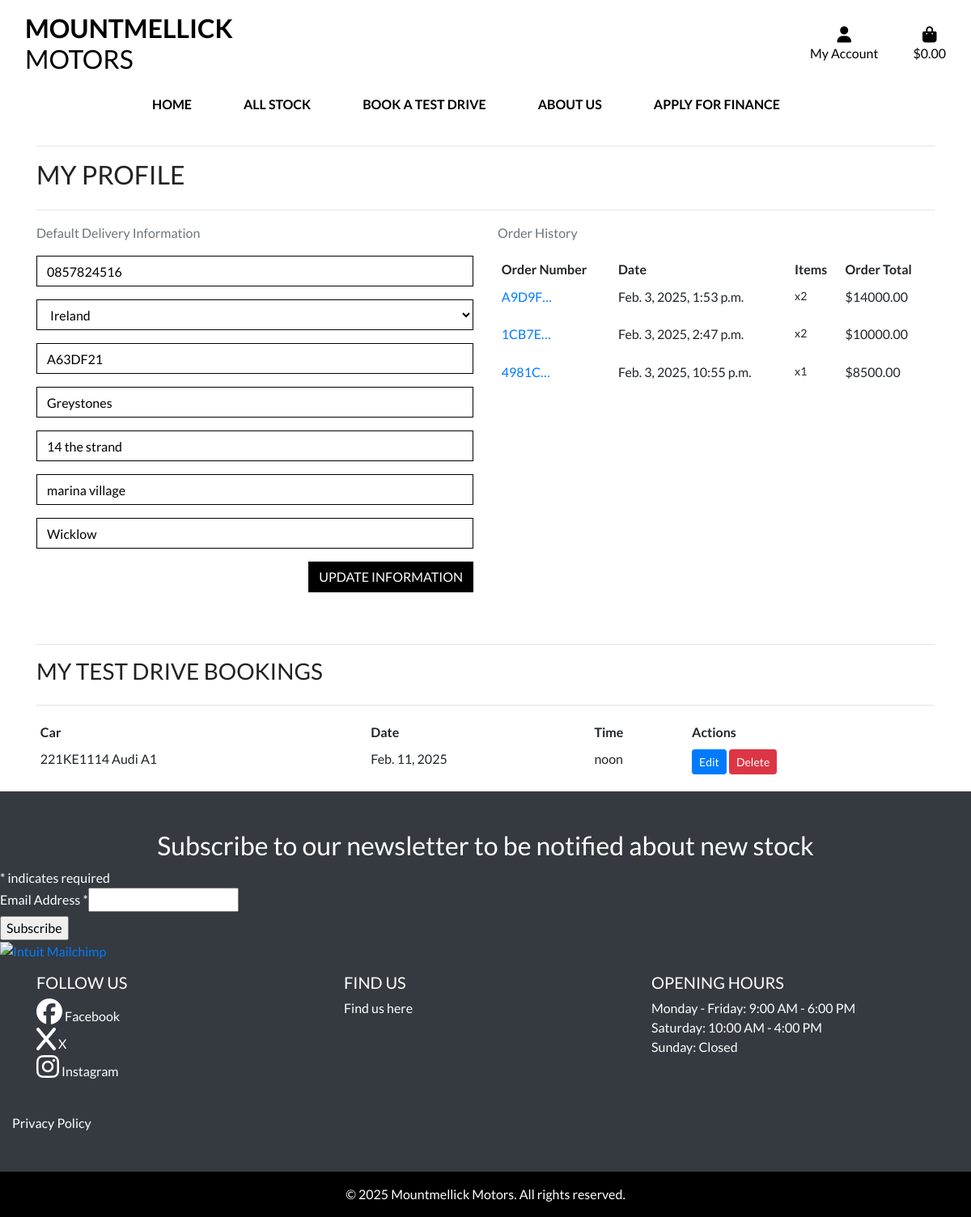
/profile/ (signed in), run on the app's committed database.
### profiles/models.py (models this page shows, shortened)
class UserProfile(models.Model):
    user = models.OneToOneField(User, on_delete=models.CASCADE)
    default_phone_number = models.CharField(
        max_length=20, null=True, blank=True
    )
    default_country = CountryField(
        blank_label="Country *", null=True, blank=True
    )
    default_postcode = models.CharField(max_length=20, null=True, blank=True)
    default_town_or_city = models.CharField(
        max_length=40, null=True, blank=True
    )
    default_street_address1 = models.CharField(
        max_length=80, null=True, blank=True
    )
    default_street_address2 = models.CharField(
        max_length=80, null=True, blank=True
    )
    default_county = models.CharField(max_length=80, null=True, blank=True)

### checkout/models.py (models this page shows, shortened)
class Order(models.Model):
    order_number = models.CharField(max_length=32, null=False, editable=False)
    user_profile = models.ForeignKey(
        UserProfile,
        on_delete=models.SET_NULL,
        null=True,
        blank=True,
        related_name="orders",
    )
    full_name = models.CharField(max_length=50, null=False, blank=False)
    email = models.EmailField(max_length=254, null=False, blank=False)
    phone_number = models.CharField(max_length=20, null=False, blank=False)
    country = CountryField(blank_label="Country *", null=False, blank=False)
    postcode = models.CharField(max_length=20, null=True, blank=True)
    town_or_city = models.CharField(max_length=40, null=False, blank=False)
    street_address1 = models.CharField(max_length=80, null=False, blank=False)
    street_address2 = models.CharField(max_length=80, null=True, blank=True)
    county = models.CharField(max_length=80, null=True, blank=True)
    date = models.DateTimeField(auto_now_add=True)
    delivery_cost = models.DecimalField(
        max_digits=6, decimal_places=2, null=False, default=0
    )
    order_total = models.DecimalField(
        max_digits=12, decimal_places=2, null=False, default=0
    )
    grand_total = models.DecimalField(
        max_digits=12, decimal_places=2, null=False, default=0
    )
    original_bag = models.TextField(null=False, blank=False, default="")
    stripe_pid = models.CharField(
        max_length=254, null=False, blank=False, default=""
    )

class OrderLineItem(models.Model):
    order = models.ForeignKey(
        Order,
        null=False,
        blank=False,
        on_delete=models.CASCADE,
        related_name="lineitems",
    )
    product = models.ForeignKey(
        Stock, null=False, blank=False, on_delete=models.CASCADE
    )
    quantity = models.IntegerField(null=False, blank=False, default=0)
    lineitem_total = models.DecimalField(
        max_digits=12,
        decimal_places=2,
        null=False,
        blank=False,
        editable=False,
    )

### test_drives/models.py (models this page shows, shortened)
class TestDrive(models.Model):
    STATUS_CHOICES = [
        ("Pending", "Pending"),
        ("Confirmed", "Confirmed"),
        ("Completed", "Completed"),
        ("Cancelled", "Cancelled"),
    ]
    user = models.ForeignKey(User, on_delete=models.CASCADE)
    car = models.ForeignKey(Stock, on_delete=models.CASCADE)
    date = models.DateField()
    time = models.TimeField()
    status = models.CharField(
        max_length=10, choices=STATUS_CHOICES, default="Pending"
    )
    created_at = models.DateTimeField(auto_now_add=True)

### products/models.py (models this page shows)
class Stock(models.Model):
    FUEL_TYPE_CHOICES = [
        ("petrol", "Petrol"),
        ("diesel", "Diesel"),
        ("electric", "Electric"),
        ("hybrid", "Hybrid"),
        ("other", "Other"),
    ]
    TRANSMISSION_TYPE_CHOICES = [
        ("manual", "Manual"),
        ("automatic", "Automatic"),
        ("semi_automatic", "Semi-Automatic"),
        ("other", "Other"),
    ]
    reg_number = models.CharField(
        max_length=254,
        unique=True,
        validators=[
            RegexValidator(
                regex="^[A-Za-z0-9]*$",
                message="Registration number must be alphanumeric",
            )
        ],
    )
    make = models.CharField(max_length=254, null=True, blank=True)
    model = models.CharField(max_length=254, null=True, blank=True)
    fuel_type = models.CharField(
        max_length=20, choices=FUEL_TYPE_CHOICES, null=True, blank=True
    )
    transmission_type = models.CharField(
        max_length=20, choices=TRANSMISSION_TYPE_CHOICES, null=True, blank=True
    )
    description = models.TextField()
    price = models.DecimalField(max_digits=8, decimal_places=2)
    image_url = models.URLField(max_length=1024, null=True, blank=True)
    image = models.ImageField(null=True, blank=True)
    def __str__(self):
        return self.make

### profiles/views.py (the view)
# urls.py: path("profile/", include("profiles.urls")),
@login_required
def profile(request):
    profile = get_object_or_404(UserProfile, user=request.user)
    if request.method == "POST":
        form = UserProfileForm(request.POST, instance=profile)
        if form.is_valid():
            form.save()
            messages.success(request, "Profile updated successfully")
    form = UserProfileForm(instance=profile)
    orders = profile.orders.all()
    test_drives = TestDrive.objects.filter(
        user=request.user
    )  # Fetch user's test drives
    template = "profiles/profile.html"
    context = {
        "form": form,
        "orders": orders,
        "test_drives": test_drives,  # Pass test drives to template
        "on_profile_page": True,
    }
    return render(request, template, context)

### profiles/forms.py
class UserProfileForm(forms.ModelForm):
    class Meta:
        model = UserProfile
        exclude = ("user",)
    def __init__(self, *args, **kwargs):
        super().__init__(*args, **kwargs)
        placeholders = {
            "default_phone_number": "Phone Number",
            "default_postcode": "Postal Code",
            "default_town_or_city": "Town or City",
            "default_street_address1": "Street Address 1",
            "default_street_address2": "Street Address 2",
            "default_county": "County, State or Locality",
        }
        self.fields["default_phone_number"].widget.attrs["autofocus"] = True
        for field in self.fields:
            if field != "default_country":
                if self.fields[field].required:
                    placeholder = f"{placeholders[field]} *"
                else:
                    placeholder = placeholders[field]
                self.fields[field].widget.attrs["placeholder"] = placeholder
            self.fields[field].widget.attrs[
                "class"
            ] = "border-black rounded-0 profile-form-input"
            self.fields[field].label = False

### bag/contexts.py (called while the page is built, shortened)
def bag_contents(request):
    bag_items = []
    total = 0
    stock_count = 0
    bag = request.session.get("bag", {})
    if total < settings.FREE_DELIVERY_THRESHOLD:
        delivery = total * Decimal(settings.STANDARD_DELIVERY_PERCENTAGE / 100)
        free_delivery_delta = settings.FREE_DELIVERY_THRESHOLD - total
    else:
        delivery = 0
        free_delivery_delta = 0
    grand_total = delivery + total
    context = {
        "bag_items": bag_items,
        "total": total,
        "stock_count": stock_count,
        "delivery": delivery,
        "free_delivery_delta": free_delivery_delta,
        "free_delivery_threshold": settings.FREE_DELIVERY_THRESHOLD,
        "grand_total": grand_total,
    }
    return context

### profiles/templates/profiles/profile.html (shortened to what this page needs)
{% extends "base.html" %}
{% load static %}
{% block extra_css %}
    <link rel="stylesheet" href="{% static 'profiles/css/profile.css' %}">
{% endblock %}
{% block content %}
    <div class="overlay"></div>
    <div class="container">
        <div class="row">
            <div class="col">
                <hr>
                <h2 class="logo-font mb-4">My Profile</h2>
                <hr>
            </div>
        </div>
        <div class="row">
            <div class="col-12 col-lg-6">
                <p class="text-muted">Default Delivery Information</p>
                <form class="mt-3" action="{% url 'profile' %}" method="POST" id="profile-update-form">
                    {{ form|crispy }}
                    <button class="btn btn-black rounded-0 text-uppercase float-right">Update Information</button>
                </form>
            </div>
            <div class="col-12 col-lg-6">
                <p class="text-muted">Order History</p>
                <div class="order-history table-responsive">
                    <table class="table table-sm table-borderless">
                        <thead>
                            <tr>
                                <th>Order Number</th>
                                <th>Date</th>
                                <th>Items</th>
                                <th>Order Total</th>
                            </tr>
                        </thead>
                        <tbody>
                            {% for order in orders %}
                                <tr>
                                    <td>
                                        <a href="{% url 'order_history' order.order_number %}"
                                        title="{{ order.order_number }}">
                                            {{ order.order_number|truncatechars:6 }}
                                        </a>
                                    </td>
                                    <td>{{ order.date }}</td>
                                    <td>
                                        <ul class="list-unstyled">
                                            {% for item in order.lineitems.all %}
                                                <li class="small">
                                                    {{ item.product.name }} x{{ item.quantity }}
                                                </li>
                                            {% endfor %}
                                        </ul>
                                    </td>
                                    <td>${{ order.grand_total }}</td>
                                </tr>
                            {% endfor %}
                        </tbody>
                    </table>
                </div>
            </div>
        </div>
        {% if test_drives %}
    <div class="row mt-5">
        <div class="col">
            <hr>
            <h3 class="logo-font mb-4">My Test Drive Bookings</h3>
            <hr>
            <div class="table-responsive">
                <table class="table table-sm table-borderless">
                    <thead>
                        <tr>
                            <th>Car</th>
                            <th>Date</th>
                            <th>Time</th>
                            <th>Actions</th>
                        </tr>
                    </thead>
                    <tbody>
                        {% for test_drive in test_drives %}
                            <tr>
                                <td>{{ test_drive.car.reg_number }} {{ test_drive.car.make }} {{ test_drive.car.model }}</td>
                                <td>{{ test_drive.date }}</td>
                                <td>{{ test_drive.time }}</td>
                                <td>
                                    <a href="{% url 'edit_test_drive' test_drive.id %}" class="btn btn-sm btn-primary">Edit</a>
                                    <button type="button" class="btn btn-sm btn-danger" data-toggle="modal" data-target="#deleteModal"
                                            data-id="{{ test_drive.id }}" data-car="{{ test_drive.car }}" data-date="{{ test_drive.date }}">
                                        Delete
                                    </button>
                                </td>
                            </tr>
                        {% endfor %}
                    </tbody>
                </table>
            </div>
        </div>
    </div>
{% endif %}
    </div>
{% endblock %}

### static/css/base.css (style rules this page uses)
html { height: 100%; }
body { background: #eae7dc; color: #222; font-family: 'Lato'; padding-top: 164px; }
.logo-font { text-transform: uppercase; }
.btn-black { background: black; color: white; }
.border-black { border: 1px solid black !important; }
.overlay { height: 100%; width: 100%; top: 0; left: 0; position: fixed; background: white; z-index: -1; }

### profiles/static/profiles/css/profile.css (style rules this page uses)
.order-history { max-height: 416px; overflow-y: auto; }
#profile-update-form .form-control { color: #000; }
#profile-update-form input::placeholder { color: #aab7c4; }
#id_default_country, #id_default_country option:not(:first-child) { color: #000; }

### data on the page
UserProfile: default_phone_number "0857824516", default_country "Ireland", default_postcode "A63DF21", default_town_or_city "Greystones", default_street_address1 "14 the strand", default_street_address2 "marina village", default_county "Wicklow"
Order: order_number "A9D9F…", date "Feb. 3, 2025, 1:53 p.m.", grand_total "14000.00"
OrderLineItem: quantity "2"
Order: order_number "1CB7E…", date "Feb. 3, 2025, 2:47 p.m.", grand_total "10000.00"
OrderLineItem: quantity "2"
Order: order_number "4981C…", date "Feb. 3, 2025, 10:55 p.m.", grand_total "8500.00"
OrderLineItem: quantity "1"
TestDrive: car.reg_number "221KE1114", car.make "Audi", car.model "A1", date "Feb. 11, 2025", time "noon"
